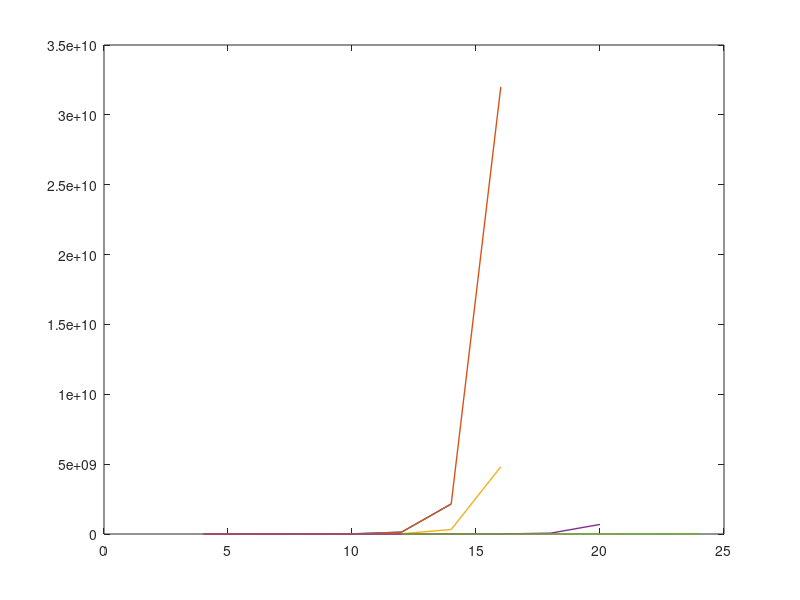

MATLAB code for this plot: (Note: this script raises an error after producing the figure.)
function timeMemoryPlots()
    % Product-Sz basis
    prodN=[4,6,8,10,12,14];
    % time and memory data with clearing
    prodTime=[0.0679, 0.072431, 0.139862, 0.758736, 7.674739, 410.035481];
    prodMemory=[6400, 41616, 563344, 8560784, 134971536, 2150760592];
    % fullBinaryHamiltonian
    fullN=[4,6,8,10,12,14,16];
    fullN2=[4,6,8,10,12,14];
    fullTime=[0.001271,0.005385,0.025894,0.0751,0.264292,1.195705];
    fullMemory=[2248,33368,526440,8396920,134250632,2147614872,3.2e+10];
    % MagneticEnergyLevels
    magN=[4,6,8,10,12,14,16];
    magTime=[0.009043,0.021941,0.057276,0.103153,0.671606,6.201737,110.27079];
    magMemory=[4864,17000,126544,1551928,21918160,322142440,4813924208];
    % momentumEnergyLevels
    %momentumN=[4,6,8,10,12,14,16,18];
    %momentumTime=[0.020863,0.063964,0.193081,0.856205,4.061848,21.903168,133.521934,1335.055139];
    %momentumMemory=[7128,14544,25736,44160,83640,199472,612840,2208480];
    % kMagHBlock
    kMagN=[4,6,8,10,12,14,16,18,20];
    kMagTime=[0.004947,0.009429,0.025916,0.03829,0.102438,0.302055,1.421823,6.102377,43.636135];
    kMagMemory=[576,768,1664,6816,55008,492640,5281872,58580160,685092832];
    % lanczosConverge
    lanczosN=[12,14,16,18,20,22,24];
    lanczosTime=[0.173315,0.372668,1.223175,5.379136,31.017401,256.08741,2808.556323];
    lanczosMemory=[14464,74080,154256,891592,2030160,11967568,28326448];
    
    figure; plot(prodN,prodMemory,'DisplayName','Product-Sz basis','LineWidth',1); hold on;
    plot(fullN,fullMemory,'DisplayName','Binary representation','LineWidth',1);
    plot(magN,magMemory,'DisplayName','Sz Symmetry','LineWidth',1);
    %plot(momentumN,momentumMemory,'DisplayName','Sz and k Symmetry');
    plot(kMagN,kMagMemory,'DisplayName','Sz=0 and k=0 Symmetry','LineWidth',1);
    plot(lanczosN,lanczosMemory,'DisplayName','Lanczos','LineWidth',1); hold off;
    %grid on; 
    yscale log;
    legend('Location','northwest');
    ylabel('RAM / Bytes'); xlabel('N');
    title('RAM usage of different versions of code, by N');

    figure; plot(prodN,prodTime,'DisplayName','Product-Sz basis','LineWidth',1); hold on;
    plot(fullN2,fullTime,'DisplayName','Binary representation','LineWidth',1);
    plot(magN,magTime,'DisplayName','Sz Symmetry','LineWidth',1);
    %plot(momentumN,momentumTime,'DisplayName','Sz and k Symmetry');
    plot(kMagN,kMagTime,'DisplayName','Sz=0 and k=0 Symmetry','LineWidth',1);
    plot(lanczosN,lanczosTime,'DisplayName','Lanczos','LineWidth',1); hold off;
    %grid on; 
    yscale log;
    legend('Location','northwest');
    ylabel('Time / s'); xlabel('N');
    title('Run time of different versions of code, by N');
end